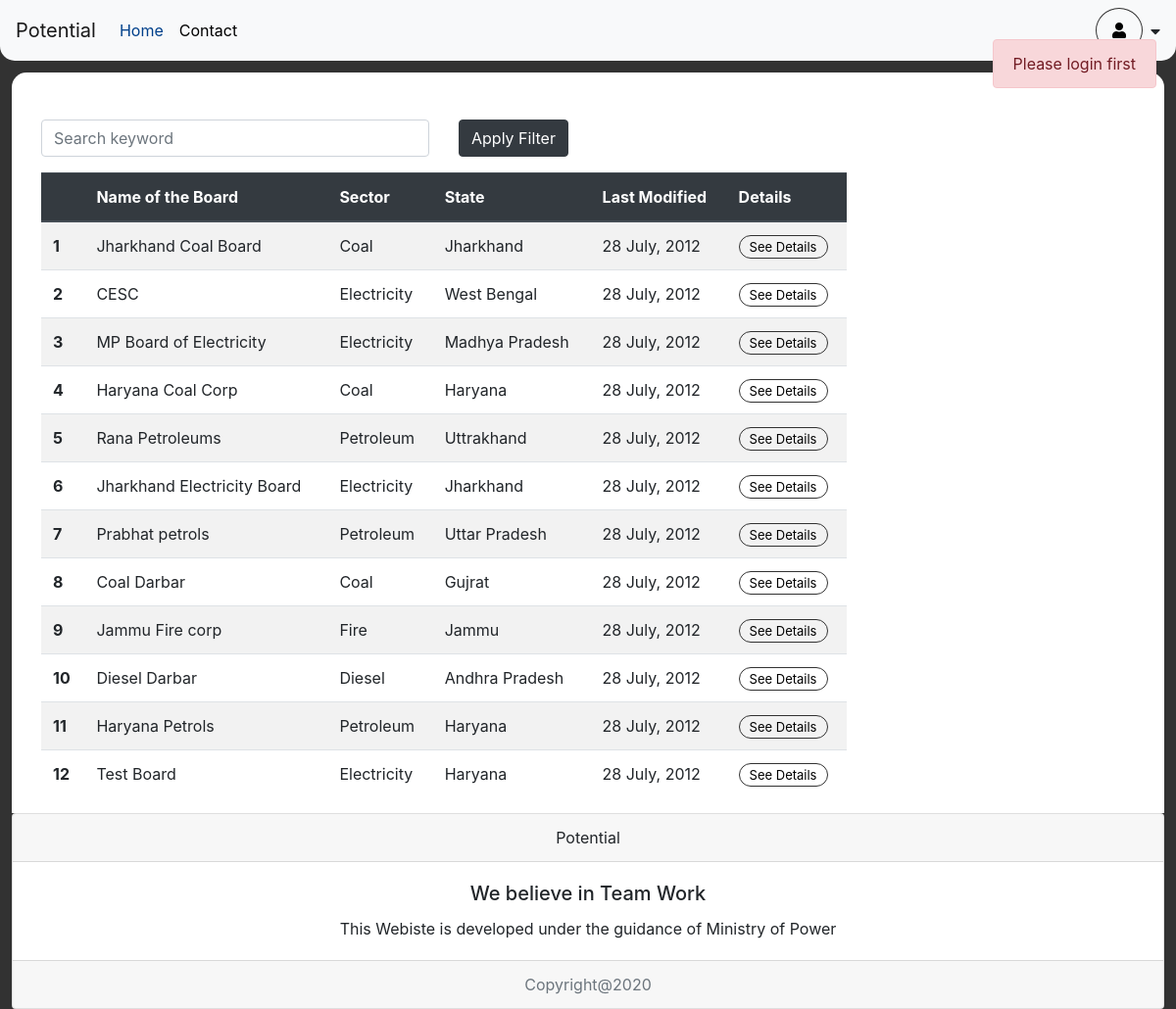
/power/user_dash/, run on the app's committed database.
### power/models.py (models this page shows, shortened)
class Board(models.Model):
    sector = models.ForeignKey(Sector, on_delete=models.CASCADE)
    name = models.CharField(max_length=200)
    state = models.CharField(max_length=100)
    url = models.TextField(max_length=1000, default="http://www.mperc.in/consolidated-reg.htm")
    xpath = models.TextField(max_length=1000, default="/html/body/table/tbody/tr/td/div/center/table[1]/tbody/tr/td[6]/table/tbody/tr/td[2]/table/tbody/tr/td/table/tbody/tr[2]/td[69]")
    person = models.ForeignKey(Person,on_delete=models.CASCADE)
    modified = models.CharField(max_length=100, default="Today")

class Sector(models.Model):
    name = models.CharField(max_length=100)
    def __str__(self):
        return self.name

### power/views.py (the view, shortened to what this page needs)
def user_dash(request):
	if 'uid' not in request.session:
		request.session['message']="Please login first"
		request.session['type']=""  # dont know the type
		redirect('/power/')
	all_boards = Board.objects.all()
	all_sectors = Sector.objects.all()
	all_states = Board.objects.values_list('state',flat=True).distinct().order_by('state')
	state="all"
	sector = "555"
	if 'message' in request.session:
		message = request.session['message']
		message_type = request.session['type']
	else:
		message = ""
		message_type = ""
	request.session['message']=""
	context = {
		"all_boards":all_boards,
		"all_sectors":all_sectors,
		"all_states":all_states,
		"message" : message,
		"type" : message_type,
		"homelink":1,
		"state":state,
		"sector":sector
	}
	return render(request, "power/user_dash.html", context);

### power/templates/power/user_dash.html (shortened to what this page needs)
{% extends 'power/base.html' %}
{% block body %}
{% if message %}
{% if type %}
<div id="alert" style="position: fixed;right: 20px;top: 40px;" class="alert alert-success" role="alert">
  {{message}}
</div>
{% else %}
<div id="alert" style="position: fixed;right: 20px;top: 40px;" class="alert alert-danger" role="alert">
  {{message}}
</div>
{% endif %}
{% endif %}
<div class="content-wrapper">
<div class="container-fluid">
    <div class="row pt-5">
        <div class="col-md-9">
            <div class="container-fluid">
                <div class="row">
                    <form class="col-12">
                        <div class="form-group row">
                            <div class="col-md-6">
                                <input class="col-12 form-control" type="text" name="keyword" id="search_keyword" placeholder="Search keyword" >
                            </div>
                            <div class="col-md-6">
                                <button type="button"  class="btn btn-dark" id="applyfilter">Apply Filter</button>
                            </div>
                        </div>
                    </form>
                </div>
                <div class="row row-content" id="searchresult">
                    <div class='col-12 col-sm-12'>
                             <div class='table-responsive'>
                                 <table class='table table-striped'>
                                     <thead class='thead-dark'>
                                         <tr>
                                             <th>&nbsp;</th>
                                             <th>Name of the Board</th>
                                             <th>Sector</th>
                                             <th>State</th>
                                             <th>Last Modified</th>
                                             <th>Details</th>
                                         </tr>
                                     </thead>
                                     <tbody id="tbody1">
                                        {% for board in all_boards %}
                                         <tr>
                                             <th>{{forloop.counter}}</th>
                                             <td>{{board.name}}</td>
                                             <td>{{board.sector}}</td>
                                             <td>{{board.state}}</td>
                                             <td>28 July, 2012</td>
                                             <td><a target="__blank" class="my-btn2" href="/power/get_data/{{board.id}}/">See Details</a></td>
                                         </tr>
                                        {% endfor %}
                                     </tbody>
                                 </table>
                             </div>
                        </div>
                </div>
            </div>
        </div>
    </div>
</div>
</div>
{% endblock body %}
{% block custom_header_right %}
<li class="nav-item">
    <a class="nav-link" href="{% url 'power:user_dash' %}">{{request.session.name}}<span class="sr-only">(current)</span></a>
</li>
<li class="nav-item dropdown user-icon">
    <a href="#" class="nav-link dropdown-toggle" data-toggle="dropdown" ><i class="fas fa-user"></i></a>
</li>
<li><i class="fas fa-caret-down pt-3 pl-2"></i></li>
{% endblock custom_header_right %}

### power/templates/power/base.html (style rules this page uses)
body { background-color: rgb(50,50,50); }
.content-wrapper { background-color: white; min-height: 380px; height: 100%; margin: 12px 12px 0 12px; border-radius: 15px 15px 0 0; }
.user-icon { border : 1px solid rgb(50,50,50); padding: 2px 8px; border-radius: 50%; font-size: 16px; cursor: pointer; }
.dropdown-toggle::after { display: none; }
li a { color: black !important; }
.my-btn2 { font-size: 13px; padding: 3px 10px; border: 1px solid rgb(50,50,50); border-radius: 30px; background:transparent; color: black; }

### data on the page
Board: name "Jharkhand Coal Board", sector "Coal", state "Jharkhand"
Board: name "CESC", sector "Electricity", state "West Bengal"
Board: name "MP Board of Electricity", sector "Electricity", state "Madhya Pradesh"
Board: name "Haryana Coal Corp", sector "Coal", state "Haryana"
Board: name "Rana Petroleums", sector "Petroleum", state "Uttrakhand"
Board: name "Jharkhand Electricity Board", sector "Electricity", state "Jharkhand"
Board: name "Prabhat petrols", sector "Petroleum", state "Uttar Pradesh"
Board: name "Coal Darbar", sector "Coal", state "Gujrat"
Board: name "Jammu Fire corp", sector "Fire", state "Jammu"
Board: name "Diesel Darbar", sector "Diesel", state "Andhra Pradesh"
Board: name "Haryana Petrols", sector "Petroleum", state "Haryana"
Board: name "Test Board", sector "Electricity", state "Haryana"

### other printed values
{{ message }} "Please login first"
